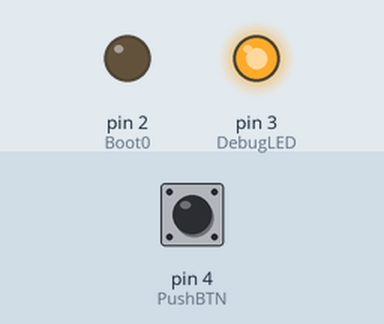
Simulated run of this sketch. Board: Arduino Uno, built with avr-gcc and run on an emulated ATmega328P. Parts: output pins drawn as LEDs (lit = HIGH). Inputs (shaded band) come from the test bench; at power-on: pin 4 (PushBTN) HIGH. Pins used as bus, display or sensor lines are not drawn.

Above: at 1.4 s.
1.5 s: pin 4 (PushBTN) pulled LOW for 1 s
At 2.3 s:
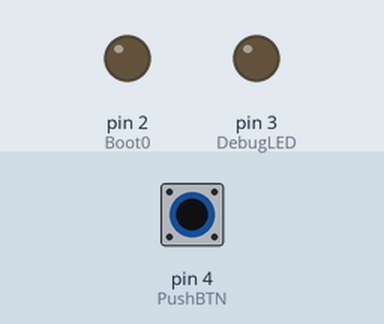
4.0 s: pin 4 (PushBTN) pulled LOW for 3.2 s
At 8.1 s:
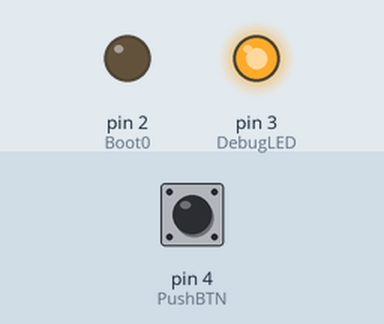
Timing chart, 0 to 9.6 s (numbered marks = the images above; inputs shaded):
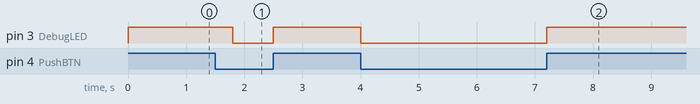

Measured:
- after the input at 1.5 s, pin 3 (DebugLED): HIGH → LOW after 0.30 s, → HIGH 0.70 s later
- after the input at 4.0 s, pin 3 (DebugLED): HIGH → LOW at once, → HIGH 3.2 s later

The sketch:

LarkBootCon.ino
```cpp
// (licence header left out)
#define PowerUpWait 300

/* Pin Definitions */
#define PowerEnable 0
#define nReset      1
#define Boot0       2
#define DebugLED    3
#define PushBTN     4

/* Global Vars */
int BootFlag   = 0;
int PowerState = 0;

void setup() {

  /* IO Setup */
  pinMode(PowerEnable, OUTPUT);  //Output
  pinMode(nReset, OUTPUT);       //Output
  pinMode(Boot0, OUTPUT);        //Output
  pinMode(DebugLED, OUTPUT);     //Output
  pinMode(PushBTN, INPUT);       //Input

  /* Set IO States */
  digitalWrite(PowerEnable, LOW);  //Power off
  digitalWrite(nReset, LOW);       //Place in Reset
  digitalWrite(Boot0, LOW);        //Boot From App
  digitalWrite(DebugLED, HIGH);    //Turn LED OFF
  delay(200);

  /*
  * If the push button is held durring power on
  * the ATTINY will set the STM32 to bootloader mode
  */

  /* Check Button Press */
  if (digitalRead(PushBTN) == 0) {
    BootFlag = 1;                  //set bootflag to 1
    digitalWrite(DebugLED, LOW);   //Turn LED ON
    while (digitalRead(PushBTN) == 0)
      ;                            //Hold for Release
    digitalWrite(DebugLED, HIGH);  //Turn LED OFF
  }
}

void loop() {

  /* Check BootFlag */
  if (BootFlag) {
    digitalWrite(Boot0, HIGH);        //Boot From Bootloader
    digitalWrite(PowerEnable, HIGH);  //Power on
    delay(PowerUpWait);               //Wait for power up
    digitalWrite(nReset, LOW);        //Remove from Reset
    BootFlag = 0;
    PowerState = 1;
  }

  /* Check Button Press */
  if (digitalRead(PushBTN) == 0) {
    digitalWrite(Boot0, LOW);           //Boot From App
    if (PowerState == 1) {              //Power State = ON
      digitalWrite(nReset, LOW);        //Place in Reset
      digitalWrite(PowerEnable, LOW);   //Power off
      PowerState = 0;                   //State to Off
    } else {                            //Power State = OFF
      digitalWrite(PowerEnable, HIGH);  //Power on
      delay(PowerUpWait);               //Wait for power up
      digitalWrite(nReset, LOW);        //Remove from Reset
      PowerState = 1;                   //State to On
    }
    digitalWrite(DebugLED, LOW);   //Turn LED ON
    while (digitalRead(PushBTN) == 0)
      ;                            //Hold for Release
    digitalWrite(DebugLED, HIGH);  //Turn LED OFF
  }
}


//Line 116
```
